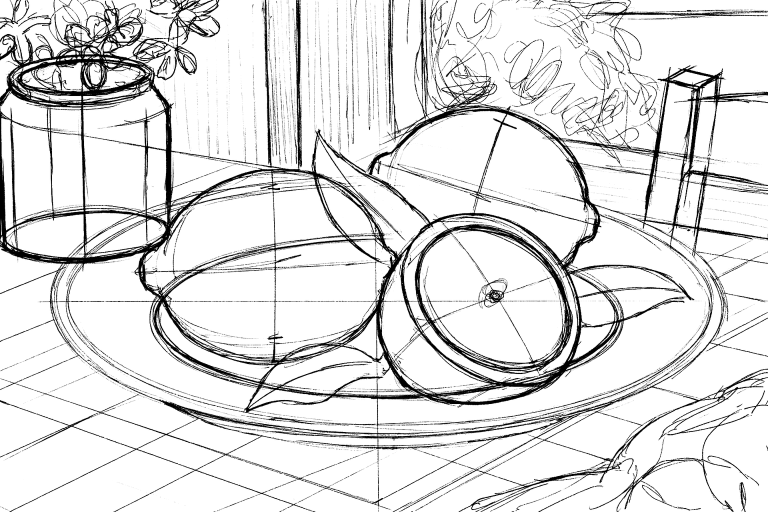
#> input picture assets/paintings/A01-1.png, 1536 x 1024 px (shown at 1/2 size); its folder holds 4 pictures in this run
$ python resizeComparisonArtwork.py
#> lines starting #> are read from the running program, lines starting #| are printed output that depends on the picture
from pathlib import Path

from PIL import Image


for path in sorted(Path("dist/assets/paintings").glob("*.png")):
    with Image.open(path) as source:
#> source is the input picture: PIL image 1536x1024 RGB; min 0, max 255, mean 223.7
        scaled = source.resize(
            (source.width // 2, source.height // 2), Image.Resampling.LANCZOS
        )
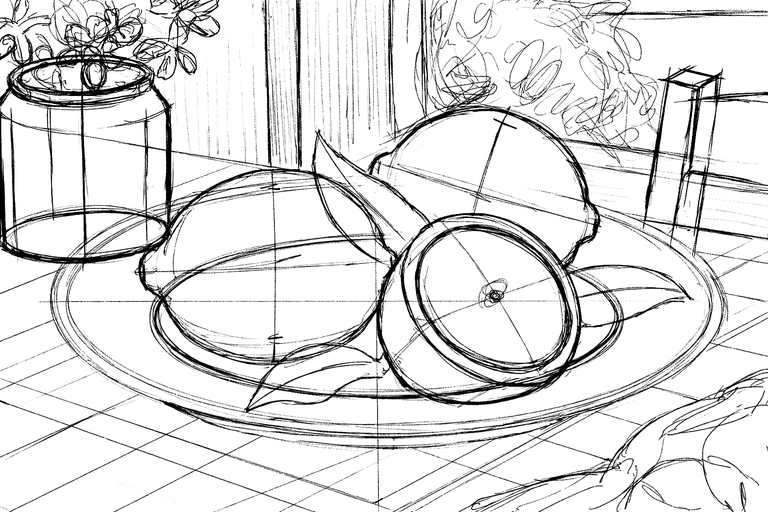
#> scaled: PIL image 768x512 RGB; min 0, max 255, mean 222.8
    scaled.save(path)
#> pass 2 of the loop `for path in sorted(Path("dist/assets/paintings").glob("*.png")):`:
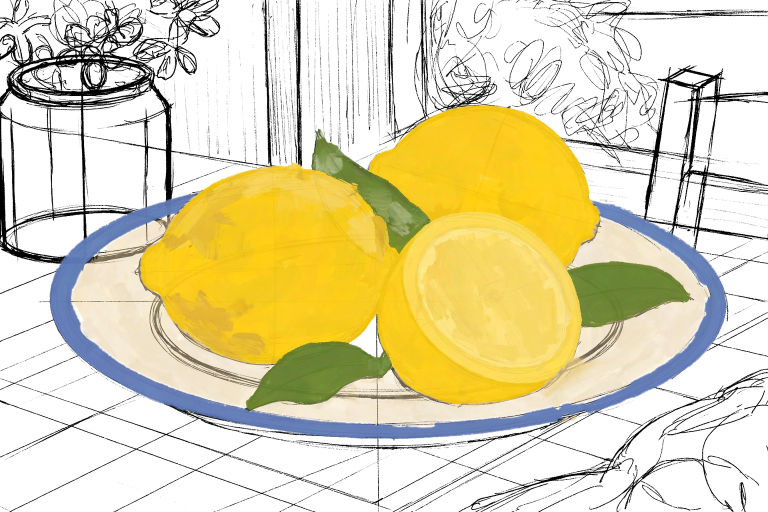
#> input picture assets/paintings/A01-2.png, 1536 x 1024 px (shown at 1/2 size)
#> source is the input picture: PIL image 1536x1024 RGB; mean R, G, B 222.8, 214.5, 177.2
#> `scaled = source.resize( (source.width // 2, source.height // 2), Image..`:
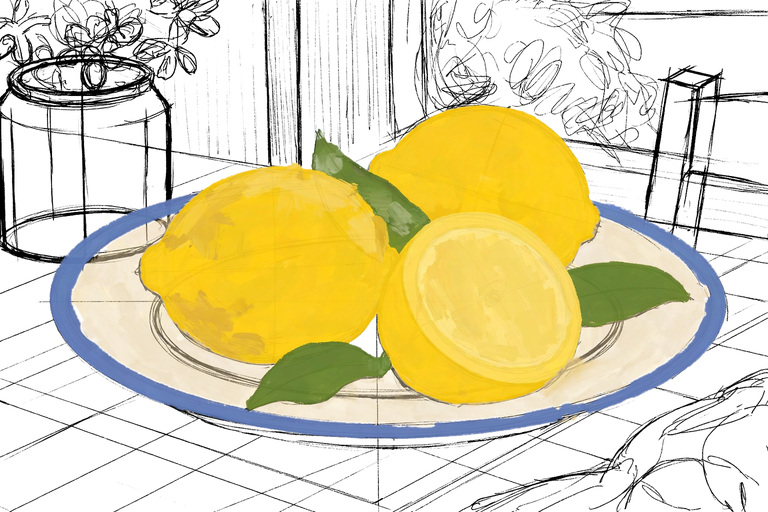
#> scaled: PIL image 768x512 RGB; mean R, G, B 222.2, 213.9, 176.6
#> pass 3 of the loop `for path in sorted(Path("dist/assets/paintings").glob("*.png")):`:
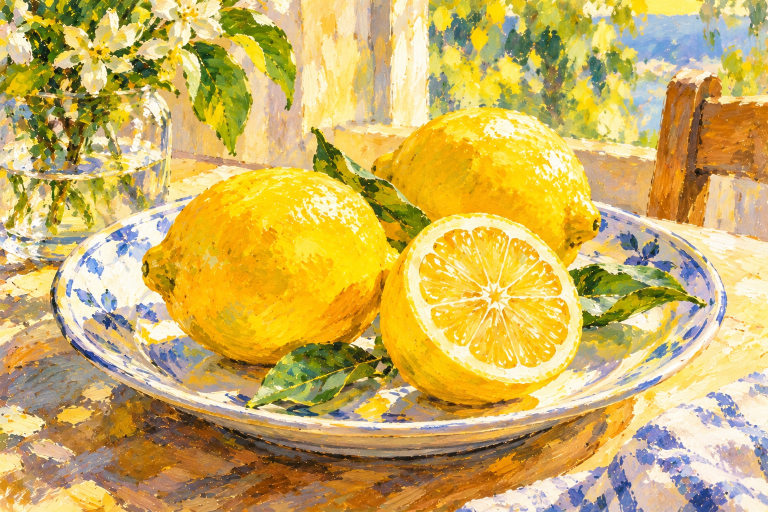
#> input picture assets/paintings/A01-3.png, 1536 x 1024 px (shown at 1/2 size)
#> source is the input picture: PIL image 1536x1024 RGB; mean R, G, B 204.4, 176.7, 96.8
#> `scaled = source.resize( (source.width // 2, source.height // 2), Image..`:
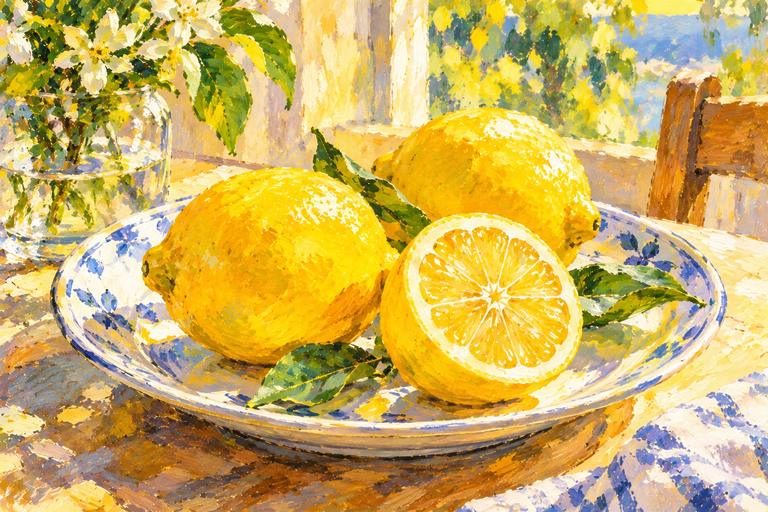
#> scaled: PIL image 768x512 RGB; mean R, G, B 204.3, 176.7, 96.8
#> the loop made 4 passes; the first 3 are shown
